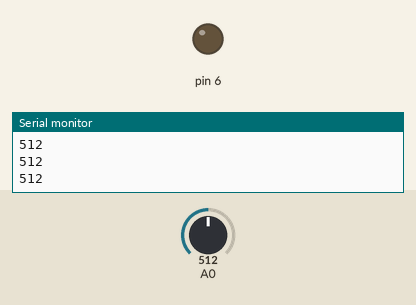
Bench run of a sketch on a simulated Arduino Uno, built with avr-gcc and run on an emulated ATmega328P. On the bench: output pins drawn as LEDs (lit = HIGH), the last lines printed to the serial monitor. The inputs (shaded band) are chosen by the test bench; at power-on: A0 = 512.

Above: at 1.2 s.
1.3 s: A0 set to 66
2.8 s: A0 set to 53
At 3.9 s:
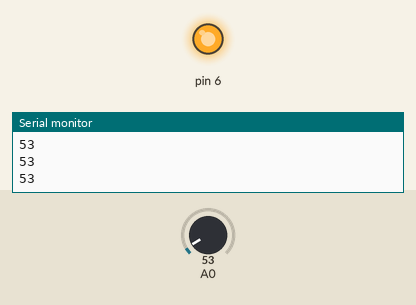
4.3 s: A0 set to 70
At 5.1 s:
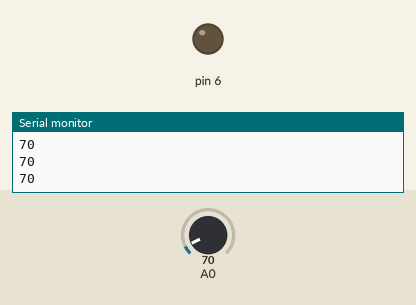
5.9 s: A0 set to 50
At 6.4 s:
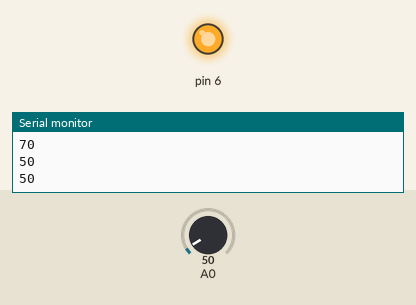
Timing chart, 0 to 8.5 s (numbered marks = the images above; inputs shaded):
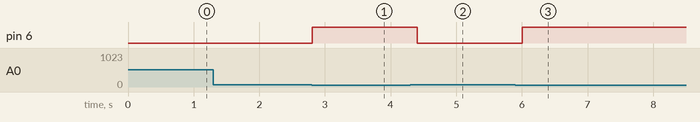

Measured:
- the behaviour switches between 60 and 59 on A0 (found by bisection; images 0 and 1)
- after the input at 2.8 s, pin 6: LOW → HIGH at once
- after the input at 4.3 s, pin 6: HIGH → LOW after 0.11 s
- after the input at 5.9 s, pin 6: LOW → HIGH after 0.11 s

The sketch:

LedLdr.ino
```cpp
int sensorReading;//analog pin reading
void setup()
{
  Serial.begin(9600);
  pinMode(6,OUTPUT);
}
void loop()
{
  sensorReading=analogRead(0);  //get analog reading
  if (sensorReading<60)
  {
    digitalWrite(6,HIGH);
  }
  else digitalWrite(6,LOW);
  Serial.println(sensorReading);
  delay(200);
}
```
